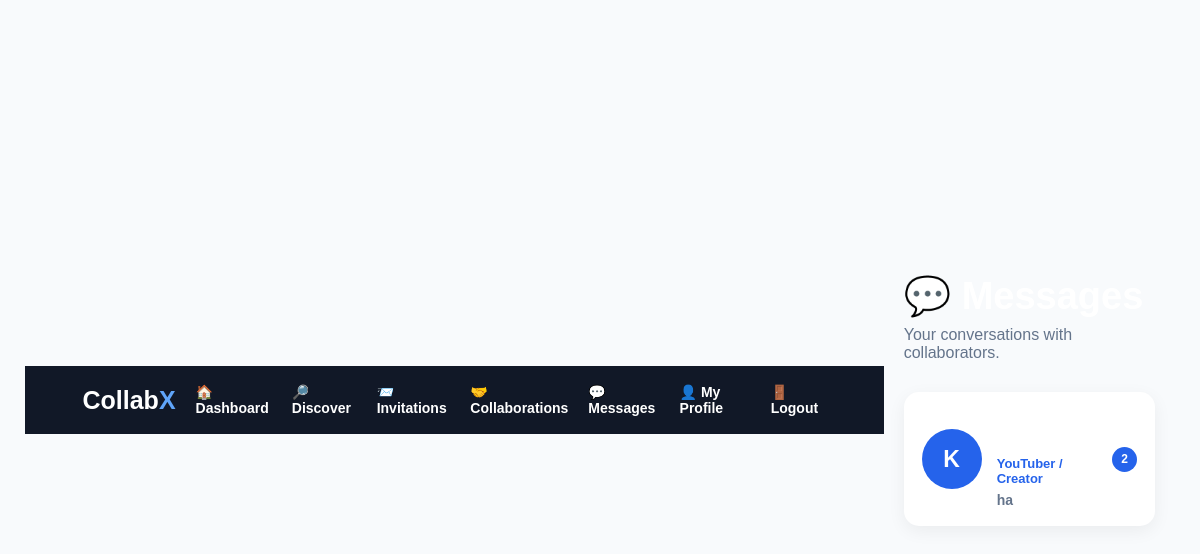
The page /messages (signed in) on the database its author committed.
### tables this page shows
CREATE TABLE users (

            id INTEGER PRIMARY KEY AUTOINCREMENT,

            first_name TEXT NOT NULL,

            last_name TEXT NOT NULL,

            email TEXT UNIQUE NOT NULL,

            role TEXT NOT NULL,

            password TEXT NOT NULL,

            created_at TIMESTAMP DEFAULT CURRENT_TIMESTAMP

        );

CREATE TABLE messages (

            id INTEGER PRIMARY KEY AUTOINCREMENT,

            sender_id INTEGER NOT NULL,

            receiver_id INTEGER NOT NULL,

            message TEXT NOT NULL,

            created_at TIMESTAMP
            DEFAULT CURRENT_TIMESTAMP, is_read INTEGER DEFAULT 0,

            FOREIGN KEY (sender_id)
            REFERENCES users(id),

            FOREIGN KEY (receiver_id)
            REFERENCES users(id)

        );

### app.py (the view)
@app.route("/messages")
def messages_inbox():
    if "user_id" not in session:
        return redirect(
            url_for("login")
        )
    current_user_id = session["user_id"]
    connection = get_db()
    conversations = connection.execute("""
        SELECT DISTINCT

            CASE
                WHEN sender_id = ?
                THEN receiver_id
                ELSE sender_id
            END AS other_user_id

        FROM messages

        WHERE sender_id = ?
        OR receiver_id = ?

    """, (
        current_user_id,
        current_user_id,
        current_user_id
    )).fetchall()
    users = []
    for conversation in conversations:
        other_user_id = conversation["other_user_id"]
        user = connection.execute("""
            SELECT
                users.id,
                users.first_name,
                users.last_name,
                users.role,
                profiles.profile_picture

            FROM users

            LEFT JOIN profiles
            ON users.id = profiles.user_id

            WHERE users.id = ?

        """, (
            other_user_id,
        )).fetchone()
        last_message = connection.execute("""
            SELECT
                message,
                created_at,
                sender_id

            FROM messages

            WHERE
                (
                    sender_id = ?
                    AND receiver_id = ?
                )

                OR

                (
                    sender_id = ?
                    AND receiver_id = ?
                )

            ORDER BY created_at DESC

            LIMIT 1

        """, (
            current_user_id,
            other_user_id,
            other_user_id,
            current_user_id
        )).fetchone()
        unread = connection.execute("""
            SELECT COUNT(*) AS count

            FROM messages

            WHERE sender_id = ?
            AND receiver_id = ?
            AND is_read = 0

        """, (
            other_user_id,
            current_user_id
        )).fetchone()["count"]
        users.append({
            "user": user,
            "last_message": last_message,
            "unread": unread
        })
    connection.close()
    return render_template(
        "messages.html",
        conversations=users
    )

### app.py (called while the page is built)
def get_db():
    connection = sqlite3.connect(
        "collabx.db"
    )
    connection.row_factory = sqlite3.Row
    return connection

@app.context_processor
def inject_unread_messages():
    if "user_id" not in session:
        return {
            "unread_messages": 0,
            "unread_invitations": 0
        }
    connection = get_db()
    unread_messages = connection.execute("""
        SELECT COUNT(*) AS count
        FROM messages
        WHERE receiver_id = ?
        AND is_read = 0
    """, (session["user_id"],)).fetchone()["count"]
    unread_invitations = connection.execute("""
        SELECT COUNT(*) AS count
        FROM invitations
        WHERE receiver_id = ?
        AND status = 'pending'
    """, (session["user_id"],)).fetchone()["count"]
    connection.close()
    return {
        "unread_messages": unread_messages,
        "unread_invitations": unread_invitations
    }

### templates/messages.html (shortened to what this page needs)
<!DOCTYPE html>
<html lang="en">
<head>
    <link
        rel="stylesheet"
        href="{{ url_for('static', filename='style.css') }}"
    >
</head>
<body>
<nav class="dashboard-nav">
    <div class="nav-logo">
        Collab<span>X</span>
    </div>
    <div class="nav-links">
        <a href="/dashboard">
            🏠 Dashboard
        </a>
        <a href="/discover">
            🔎 Discover
        </a>
        <a href="/invitations">
            📨 Invitations
        </a>
        <a href="/collaborations">
            🤝 Collaborations
        </a>
        <a href="/messages">
            💬 Messages
        </a>
        <a href="/profile">
            👤 My Profile
        </a>
        <a href="/logout">
            🚪 Logout
        </a>
    </div>
</nav>
<div class="page">
    <div class="header">
        <h1>
            💬 Messages
        </h1>
        <p>
            Your conversations with collaborators.
        </p>
    </div>
    {% if conversations %}
    <div class="messages-list">
        {% for conversation in conversations %}
        <a
            href="{{ url_for(
                'chat',
                user_id=conversation.user.id
            ) }}"
            class="conversation"
        >
            {% if conversation.user.profile_picture %}
            <img
                src="{{ url_for(
                    'static',
                    filename=conversation.user.profile_picture
                ) }}"
                class="profile-picture"
                alt="Profile picture"
            >
            {% else %}
            <div class="placeholder">
                {{ conversation.user.first_name[0]|upper }}
            </div>
            {% endif %}
            <div class="conversation-info">
                <div class="name">
                </div>
                <div class="role">
                    {{ conversation.user.role }}
                </div>
                {% if conversation.last_message %}
                <div class="last-message">
                    {{ conversation.last_message.message }}
                </div>
                {% else %}
                <div class="last-message">
                    No messages yet.
                </div>
                {% endif %}
            </div>
            {% if conversation.unread > 0 %}
            <div class="unread">
                {{ conversation.unread }}
            </div>
            {% endif %}
        </a>
        {% endfor %}
    </div>
    {% endif %}
</div>
</body>
</html>

### static/style.css (style rules this page uses)
* { margin: 0; padding: 0; box-sizing: border-box; }
body { min-height: 100vh; font-family: Arial, Helvetica, sans-serif; background: #0b1020; display: flex; align-items: center; justify-content: center; padding: 25px; color: white; }
a { color: #2563eb; text-decoration: none; font-weight: 600; }
.nav-logo { font-size: 25px; font-weight: 800; }
.nav-logo span { color: #60a5fa; }
.nav-links { display: flex; gap: 25px; align-items: center; }
.nav-links a { color: white; text-decoration: none; font-size: 14px; }
.role { font-size: 18px; color: #2563eb; font-weight: 700; margin-bottom: 8px; }
.dashboard-nav { background: #111827; padding: 18px 5%; display: flex; align-items: center; justify-content: space-between; gap: 20px; }
.nav-logo { color: white; font-size: 25px; font-weight: bold; }
.nav-links { display: flex; align-items: center; gap: 20px; }

### templates/messages.html (style rules this page uses)
body { background: #f8fafc; }
.page { max-width: 900px; margin: auto; padding: 40px 20px; }
.header { margin-bottom: 30px; }
.header h1 { font-size: 38px; margin-bottom: 8px; }
.header p { color: #64748b; }
.messages-list { display: flex; flex-direction: column; gap: 12px; }
.conversation { background: white; padding: 18px; border-radius: 15px; display: flex; align-items: center; gap: 15px; text-decoration: none; color: inherit; box-shadow: 0 5px 18px rgba(0,0,0,0.06); transition: 0.2s; }
.placeholder { width: 60px; height: 60px; border-radius: 50%; background: #2563eb; color: white; display: flex; align-items: center; justify-content: center; font-size: 23px; font-weight: bold; }
.conversation-info { flex: 1; }
.name { font-size: 18px; font-weight: bold; margin-bottom: 4px; }
.role { color: #2563eb; font-size: 13px; margin-bottom: 6px; }
.last-message { color: #64748b; font-size: 14px; white-space: nowrap; overflow: hidden; text-overflow: ellipsis; max-width: 600px; }
.unread { background: #2563eb; color: white; min-width: 25px; height: 25px; border-radius: 50%; display: flex; align-items: center; justify-content: center; font-size: 12px; font-weight: bold; }

### rows shown on the page
users: user "K", user.role "YouTuber / Creator"
messages: last_message.message "ha"

### other values the page prints
{{ conversation.unread }} "2"
